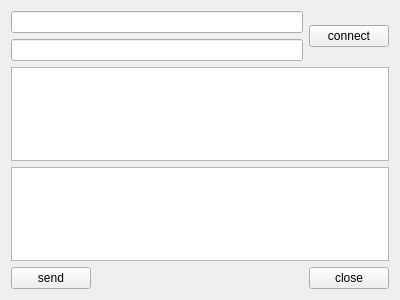
<?xml version="1.0" encoding="UTF-8"?>
<ui version="4.0">
 <class>Form</class>
 <widget class="QWidget" name="Form">
  <property name="geometry">
   <rect>
    <x>0</x>
    <y>0</y>
    <width>400</width>
    <height>300</height>
   </rect>
  </property>
  <property name="windowTitle">
   <string>客户端</string>
  </property>
  <layout class="QGridLayout" name="gridLayout">
   <item row="0" column="0" colspan="2">
    <widget class="QLineEdit" name="portLineEdit"/>
   </item>
   <item row="0" column="2" rowspan="2">
    <widget class="QPushButton" name="connectButton">
     <property name="text">
      <string>connect</string>
     </property>
    </widget>
   </item>
   <item row="1" column="0" colspan="2">
    <widget class="QLineEdit" name="IPLineEdit"/>
   </item>
   <item row="2" column="0" colspan="3">
    <widget class="QTextEdit" name="showText">
     <property name="readOnly">
      <bool>true</bool>
     </property>
    </widget>
   </item>
   <item row="3" column="0" colspan="3">
    <widget class="QTextEdit" name="sendText"/>
   </item>
   <item row="4" column="0">
    <widget class="QPushButton" name="sendButton">
     <property name="text">
      <string>send</string>
     </property>
    </widget>
   </item>
   <item row="4" column="1">
    <spacer name="horizontalSpacer">
     <property name="orientation">
      <enum>Qt::Horizontal</enum>
     </property>
     <property name="sizeHint" stdset="0">
      <size>
       <width>217</width>
       <height>20</height>
      </size>
     </property>
    </spacer>
   </item>
   <item row="4" column="2">
    <widget class="QPushButton" name="closeButton">
     <property name="text">
      <string>close</string>
     </property>
    </widget>
   </item>
  </layout>
 </widget>
 <resources/>
 <connections>
  <connection>
   <sender>closeButton</sender>
   <signal>clicked()</signal>
   <receiver>Form</receiver>
   <slot>close()</slot>
   <hints>
    <hint type="sourcelabel">
     <x>348</x>
     <y>280</y>
    </hint>
    <hint type="destinationlabel">
     <x>254</x>
     <y>376</y>
    </hint>
   </hints>
  </connection>
 </connections>
</ui>
